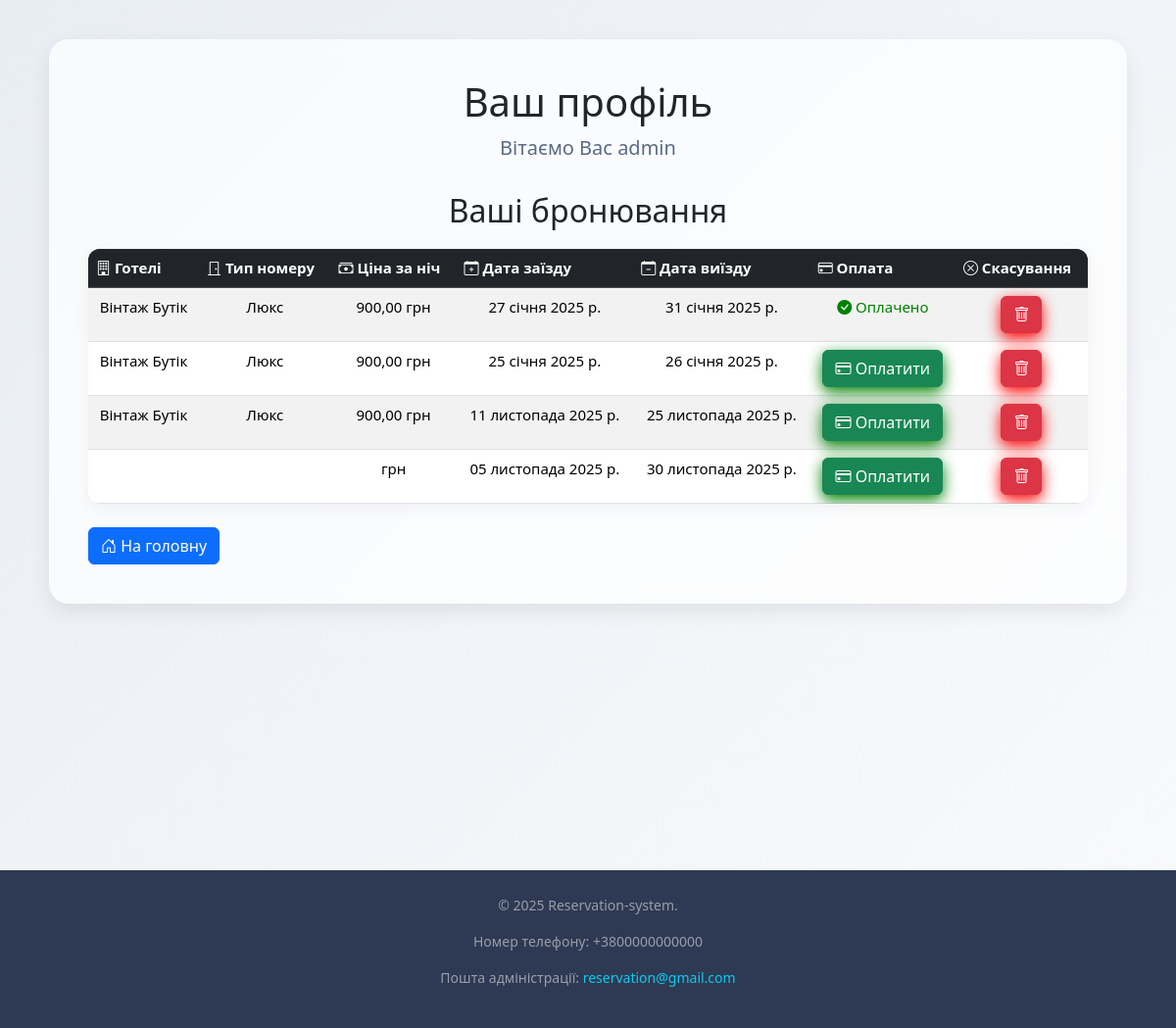
The page /booking/account/ (signed in) on the database as committed earlier.
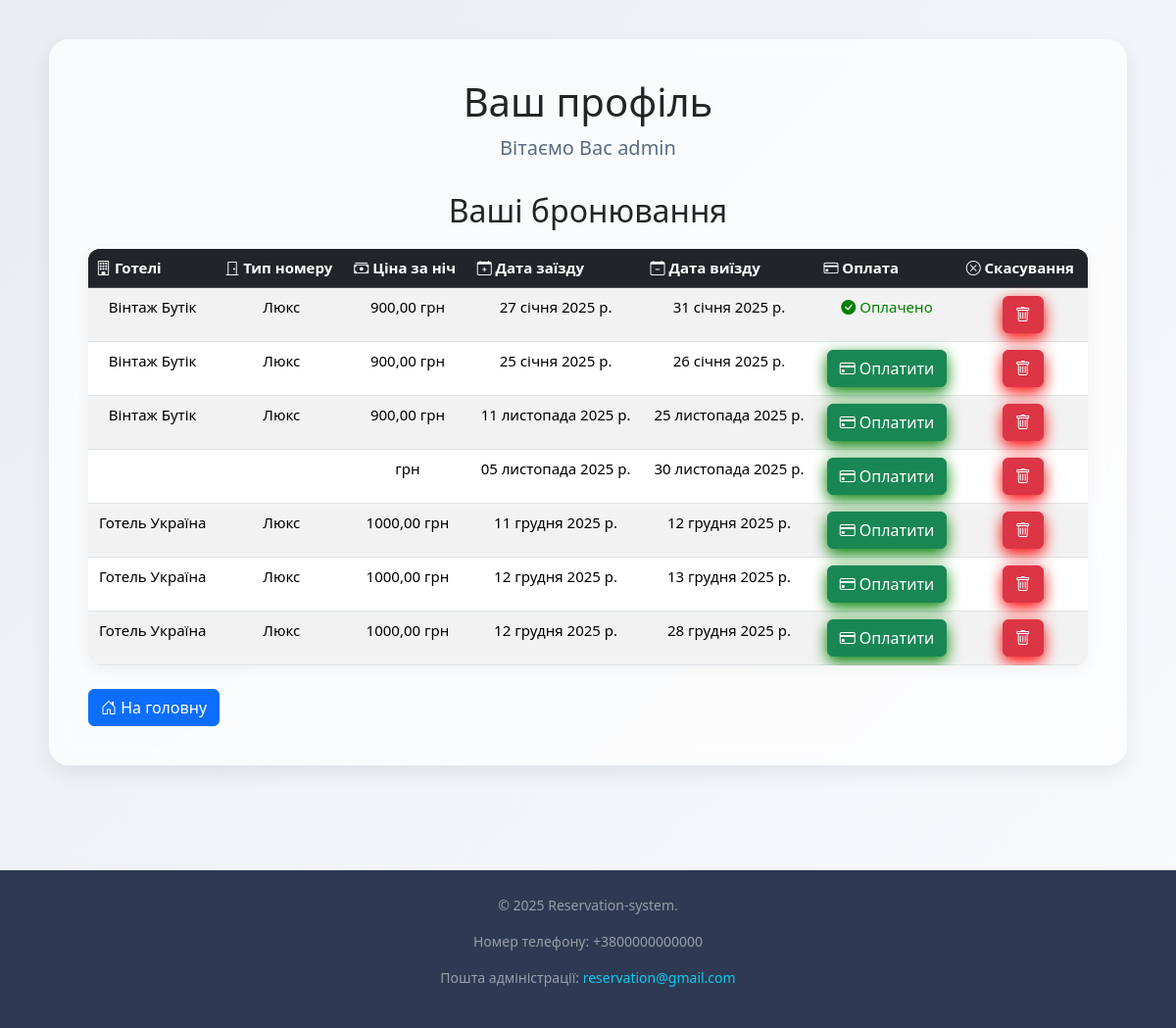
The same page on the database as committed later.
### booking/models.py (models this page shows, shortened)
class Booking(models.Model):
    user = models.ForeignKey(User, on_delete=models.CASCADE)
    room = models.ForeignKey(HotelRoom, on_delete=models.SET_NULL, null=True, blank=True)
    start_date = models.DateField()
    end_date = models.DateField(null=True, blank=True)
    created_at = models.DateTimeField(auto_now_add=True)
    is_paid = models.BooleanField(default=False)

### hotels/models.py (models this page shows, shortened)
class HotelRoom(models.Model):
    hotel = models.ForeignKey(Hotel, on_delete=models.CASCADE, related_name='hotel_rooms')
    room_type = models.ForeignKey(RoomType, on_delete=models.CASCADE, related_name='hotel_rooms')
    price_per_night = models.DecimalField(max_digits=10, decimal_places=2)
    total_count = models.PositiveIntegerField()
    available_count = models.PositiveIntegerField()

class Hotel(models.Model):
    name = models.CharField(max_length=100)
    image = models.ImageField(upload_to='', blank=True, null=True)
    description = models.TextField(max_length=9999)
    rating = models.DecimalField(max_digits=5, decimal_places=1, default=0.0)
    address = models.CharField(max_length=200, default='Unknown address')
    sity = models.CharField(max_length=200, default="Kyiv")
    phone_number = models.CharField(max_length=20)

class RoomType(models.Model):
    name = models.CharField(max_length=255)
    description = models.TextField(max_length=9999, blank=True, null=True)

### booking/views.py (the view)
# urls.py: path('account/', views.account, name='account'),
def account(request):
    if not request.user.is_authenticated:
        form = AuthenticationForm()
        return redirect('login')
    bookings = Booking.objects.filter(user=request.user)
    return render(request, 'booking/acount.html', {
        'bookings': bookings,
        'stripe_public_key': settings.STRIPE_PUBLISHABLE_KEY,
    })

### booking/templates/booking/acount.html (shortened to what this page needs)
{% load static %}
{% load i18n %}
<!DOCTYPE html>
<html lang="en">
<head>
  <link rel="stylesheet" href="{% static 'main/css/acount.css' %}">
  <link rel="stylesheet" href="https://cdn.jsdelivr.net/npm/bootstrap@5.3.2/dist/css/bootstrap.min.css">
  <link rel="stylesheet" href="https://cdnjs.cloudflare.com/ajax/libs/font-awesome/6.0.0-beta3/css/all.min.css">
  <link href="https://cdn.jsdelivr.net/npm/bootstrap-icons/font/bootstrap-icons.css" rel="stylesheet">
</head>
<body>
<div class="wrapper">
    <div class="content">
        <h1>{% trans "Ваш профіль" %}</h1>
        <p class="p">{% trans "Вітаємо Вас" %} {{ user.username }}</p>
        <h2>{% trans "Ваші бронювання" %}</h2>
        {% if bookings %}
        <table class="table table-striped table-hover">
            <thead class="table-dark">
            <tr>
                <th><i class="bi bi-building"></i> {% trans "Готелі" %}</th>
                <th><i class="bi bi-door-closed"></i> {% trans "Тип номеру" %}</th>
                <th><i class="bi bi-cash-stack"></i> {% trans "Ціна за ніч" %}</th>
                <th><i class="bi bi-calendar-plus"></i> {% trans "Дата заїзду" %}</th>
                <th><i class="bi bi-calendar-minus"></i> {% trans "Дата виїзду" %}</th>
                <th><i class="bi bi-credit-card"></i> {% trans "Оплата" %}</th>
                <th><i class="bi bi-x-circle"></i> {% trans "Скасування" %}</th>
            </tr>
            </thead>
            <tbody>
            {% for booking in bookings %}
            <tr>
                <td>{{ booking.room.hotel.name }}</td>
                <td>{{ booking.room.room_type.name }}</td>
                <td>{{ booking.room.price_per_night }} грн</td>
                <td>{{ booking.start_date }}</td>
                <td>{{ booking.end_date }}</td>
                <td>
                    {% if not booking.is_paid %}
                    <button class="btn btn-success pay-button" data-type="booking" data-id="{{ booking.id }}">
                        <i class="bi bi-credit-card"></i> {% trans "Оплатити" %}
                    </button>
                    {% else %}
                    <span style="color: green;"><i class="bi bi-check-circle-fill"></i> {% trans "Оплачено" %}</span>
                    {% endif %}
                </td>
                <td>
                    <form method="post" action="{% url 'cancel_booking' booking.id %}">
                        <button class="btn btn-danger" type="submit">
                        <i class="bi bi-trash"></i> {% trans "" %}
                        </button>
                    </form>
                </td>
            </tr>
            {% endfor %}
            </tbody>
        </table>
        {% else %}
        <p>У вас немає замовлень готелів.</p>
        {% endif %}
        <div class="form mt-4">
            <a href="{% url 'home' %}" class="btn btn-primary"><i class="bi bi-house-door"></i> {% trans "На головну" %}</a>
        </div>
    </div>
</div>
<footer class="footer mt-5 text-center text-white-50">
  <div class="footer-container">
    <p>&copy; 2025 Reservation-system.</p>
    <p>{% trans "Номер телефону" %}: +3800000000000</p>
    <p>{% trans "Пошта адміністрації" %}: <a href="mailto:reservation@gmail.com" class="text-decoration-none text-info">reservation@gmail.com</a></p>
  </div>
</footer>
</body>
</html>

Rows that differ between the two databases and show on the page:
added Booking: room.hotel.name "Готель Україна", room.room_type.name "Люкс", room.price_per_night "1000,00", start_date "11 грудня 2025 р.", end_date "12 грудня 2025 р."
added Booking: room.hotel.name "Готель Україна", room.room_type.name "Люкс", room.price_per_night "1000,00", start_date "12 грудня 2025 р.", end_date "13 грудня 2025 р."
added Booking: room.hotel.name "Готель Україна", room.room_type.name "Люкс", room.price_per_night "1000,00", start_date "12 грудня 2025 р.", end_date "28 грудня 2025 р."
